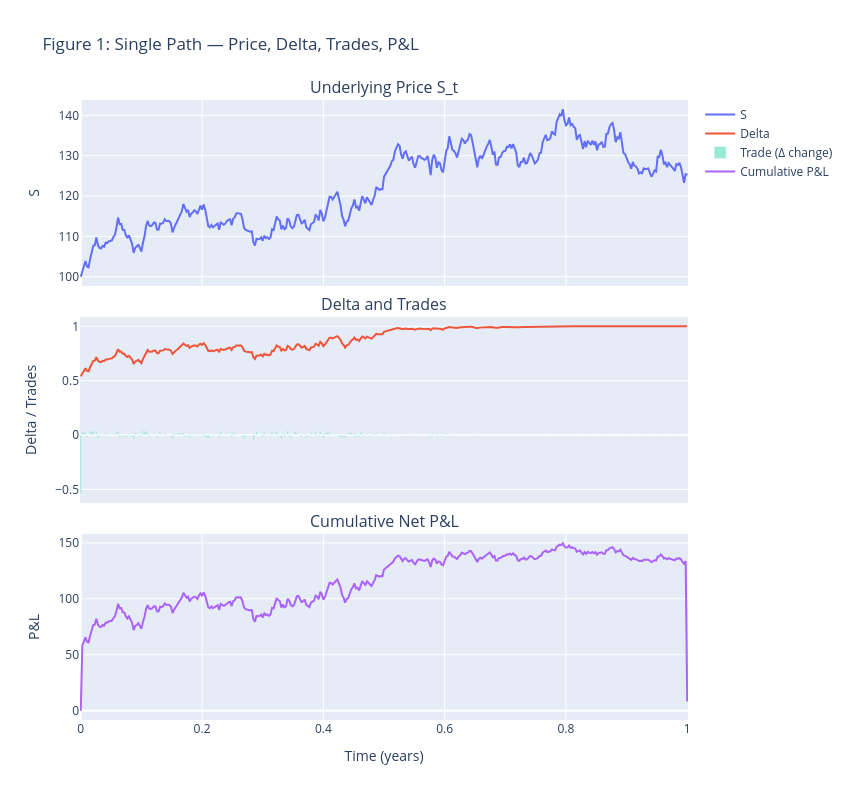

Here is the notebook cell this chart was saved with:
### Markdown cell above
## 8. Figure 1 — Single Path: S, Delta, Trades, Cumulative P&L
Visual intuition for how re-hedging monetizes realized variance (with costs).

### Code cell
from plotly.subplots import make_subplots

# Helper to save images if kaleido is present
def save_fig(fig, name):
    fname = f"{name}.png"
    if HAS_KALEIDO:
        fig.write_image(fname, scale=2)
        print(f"Saved {fname}")
    else:
        print(f"Kaleido not available; skipped saving {fname}")

fig1 = make_subplots(rows=3, cols=1, shared_xaxes=True, vertical_spacing=0.05,
                     subplot_titles=("Underlying Price S_t", "Delta and Trades", "Cumulative Net P&L"))

fig1.add_trace(go.Scatter(x=single_df['time'], y=single_df['S'], name='S', mode='lines'), row=1, col=1)
fig1.add_trace(go.Scatter(x=single_df['time'], y=single_df['delta'], name='Delta', mode='lines'), row=2, col=1)
# Trades as impulses
fig1.add_trace(go.Bar(x=single_df['time'], y=single_df['trade'], name='Trade (Δ change)', opacity=0.4), row=2, col=1)
fig1.add_trace(go.Scatter(x=single_df['time'], y=single_df['pnl_cum'], name='Cumulative P&L', mode='lines'), row=3, col=1)

fig1.update_layout(height=800, width=850, title_text='Figure 1: Single Path — Price, Delta, Trades, P&L')
fig1.update_xaxes(title_text='Time (years)', row=3, col=1)
fig1.update_yaxes(title_text='S', row=1, col=1)
fig1.update_yaxes(title_text='Delta / Trades', row=2, col=1)
fig1.update_yaxes(title_text='P&L', row=3, col=1)
fig1.show()
save_fig(fig1, 'fig_01_single_path')

### Figure 1 — Plotly figure (JSON) as saved in the notebook; plotly's stock layout.template omitted (floating-point values rounded to 4 significant figures; data arrays with more than 128 entries replaced by an {"elided": "..."} marker saying what was removed)
{"data": [{"mode": "lines", "name": "S", "type": "scatter", "x": {"elided": "391 float values"}, "xaxis": "x", "y": {"elided": "391 float values"}, "yaxis": "y"}, {"mode": "lines", "name": "Delta", "type": "scatter", "x": {"elided": "391 float values"}, "xaxis": "x2", "y": {"elided": "391 float values"}, "yaxis": "y2"}, {"name": "Trade (Δ change)", "opacity": 0.4, "type": "bar", "x": {"elided": "391 float values"}, "xaxis": "x2", "y": {"elided": "391 float values"}, "yaxis": "y2"}, {"mode": "lines", "name": "Cumulative P&L", "type": "scatter", "x": {"elided": "391 float values"}, "xaxis": "x3", "y": {"elided": "391 float values"}, "yaxis": "y3"}], "layout": {"annotations": [{"font": {"size": 16}, "showarrow": false, "text": "Underlying Price S_t", "x": 0.5, "xanchor": "center", "xref": "paper", "y": 1, "yanchor": "bottom", "yref": "paper"}, {"font": {"size": 16}, "showarrow": false, "text": "Delta and Trades", "x": 0.5, "xanchor": "center", "xref": "paper", "y": 0.65, "yanchor": "bottom", "yref": "paper"}, {"font": {"size": 16}, "showarrow": false, "text": "Cumulative Net P&L", "x": 0.5, "xanchor": "center", "xref": "paper", "y": 0.3, "yanchor": "bottom", "yref": "paper"}], "height": 800, "title": {"text": "Figure 1: Single Path — Price, Delta, Trades, P&L"}, "width": 850, "xaxis": {"anchor": "y", "domain": [0, 1], "matches": "x3", "showticklabels": false}, "xaxis2": {"anchor": "y2", "domain": [0, 1], "matches": "x3", "showticklabels": false}, "xaxis3": {"anchor": "y3", "domain": [0, 1], "title": {"text": "Time (years)"}}, "yaxis": {"anchor": "x", "domain": [0.7, 1], "title": {"text": "S"}}, "yaxis2": {"anchor": "x2", "domain": [0.35, 0.65], "title": {"text": "Delta / Trades"}}, "yaxis3": {"anchor": "x3", "domain": [0, 0.3], "title": {"text": "P&L"}}}}
